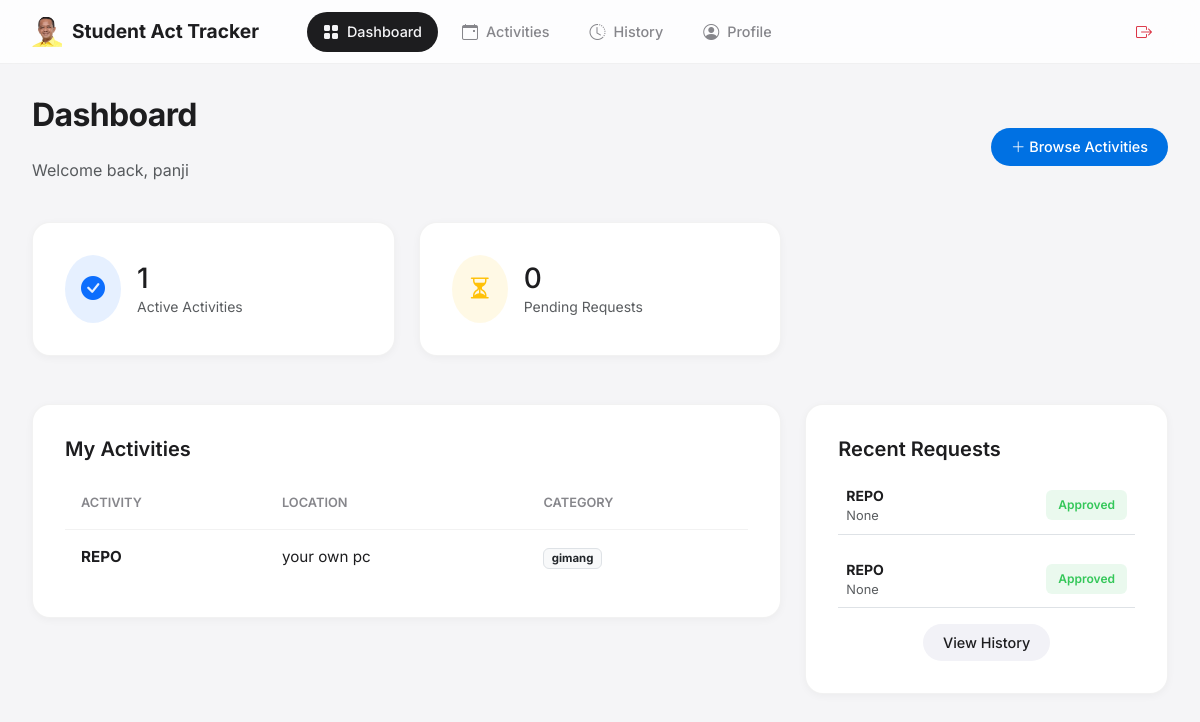
Before: /dashboard (signed in) with the older database file.
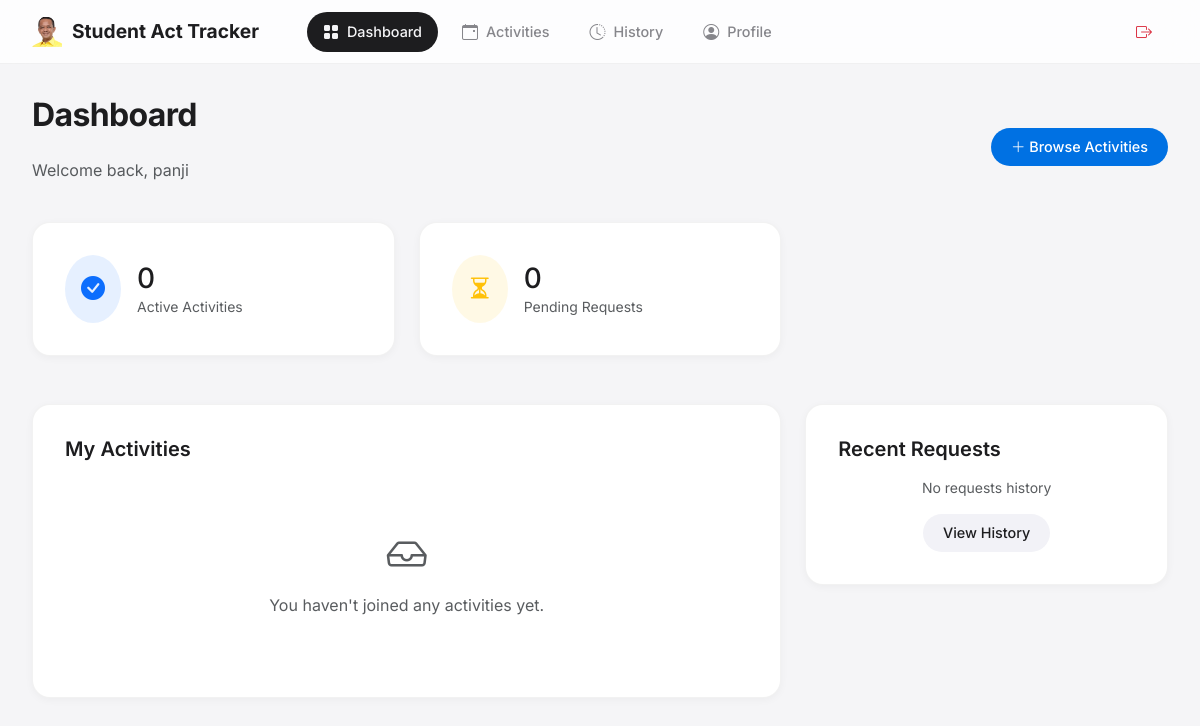
After: the same page with the newer database file.
### website/models.py (models this page shows)
class Activity(db.Model):
    __tablename__ = "activity"
    activityID = db.Column(db.Integer, primary_key=True)
    activityName = db.Column(db.String(30))
    activityCategory = db.Column(db.String(20))
    activityLocation = db.Column(db.String(50))
    activityDetails = db.Column(db.Text)
    activityStartDate = db.Column(db.Date)
    activityEndDate = db.Column(db.Date)
    activityFrequency = db.Column(db.String(20))
    advisorID = db.Column(db.Integer, db.ForeignKey("advisor.advisorID"))
    advisor = db.relationship("Advisor")

class Participation(db.Model):
    __tablename__ = "participation"
    participationID = db.Column(db.Integer, primary_key=True)
    dateApplied = db.Column(db.Date)
    applicationStatus = db.Column(db.String(20))
    approvalDate = db.Column(db.Date)
    advisorFeedback = db.Column(db.Text)
    achievements = db.Column(db.Text)
    studentID = db.Column(db.Integer, db.ForeignKey("students.studentID"))
    activityID = db.Column(db.Integer, db.ForeignKey("activity.activityID"))
    advisorID = db.Column(db.Integer, db.ForeignKey("advisor.advisorID"))
    student = db.relationship("Students")
    activity = db.relationship("Activity")
    advisor = db.relationship("Advisor")

### website/views.py (the view)
@views.route("/dashboard")
@login_required
def dashboard():
    if getattr(current_user, "role_type", None) != "student":
        if getattr(current_user, "role_type", None) == "advisor":
            if getattr(current_user, "is_admin", False):
                return redirect(url_for("admin.index"))
            return redirect(url_for("advisor.dashboard"))
        return redirect(url_for("auth.login"))
    joined = (
        Activity.query.join(Participation)
        .filter(
            Participation.studentID == current_user.studentID,
            Participation.applicationStatus == "Approved"
        )
        .all()
    )
    participations = Participation.query.filter_by(
        studentID=current_user.studentID
    ).all()
    return render_template(
        "dashboard.html",
        joined=joined,
        participations=participations
    )

### website/models.py (called while the page is built)
    @property
    def role_type(self):
        return "student"

### website/templates/dashboard.html
{% extends "base.html" %}
{% block content %}
<div class="d-flex justify-content-between align-items-center mb-4">
    <div>
        <h2>Dashboard</h2>
        <p class="text-muted">Welcome back, {{ current_user.studentFirstName }}</p>
    </div>
    <a href="{{ url_for('views.activities') }}" class="btn btn-primary btn-ios">
        <i class="bi bi-plus-lg"></i> Browse Activities
    </a>
</div>
<div class="row mb-4">
    <div class="col-md-4">
        <div class="ios-card d-flex align-items-center gap-3">
            <div class="bg-primary bg-opacity-10 p-3 rounded-circle text-primary">
                <i class="bi bi-check-circle-fill fs-4"></i>
            </div>
            <div>
                <div class="h3 mb-0">{{ joined|length }}</div>
                <div class="text-muted small">Active Activities</div>
            </div>
        </div>
    </div>
    <div class="col-md-4">
        <div class="ios-card d-flex align-items-center gap-3">
            <div class="bg-warning bg-opacity-10 p-3 rounded-circle text-warning">
                <i class="bi bi-hourglass-split fs-4"></i>
            </div>
            <div>
                <div class="h3 mb-0">{{ participations|selectattr("applicationStatus", "equalto", "Pending")|list|length }}</div>
                <div class="text-muted small">Pending Requests</div>
            </div>
        </div>
    </div>
</div>
<div class="row">
    <div class="col-lg-8">
        <div class="ios-card">
            <h3>My Activities</h3>
            {% if joined|length > 0 %}
            <table class="table-custom">
                <thead>
                    <tr>
                        <th>Activity</th>
                        <th>Location</th>
                        <th>Category</th>
                    </tr>
                </thead>
                <tbody>
                    {% for act in joined %}
                    <tr>
                        <td class="fw-bold">{{ act.activityName }}</td>
                        <td>{{ act.activityLocation }}</td>
                        <td><span class="badge bg-light text-dark border">{{ act.activityCategory }}</span></td>
                    </tr>
                    {% endfor %}
                </tbody>
            </table>
            {% else %}
            <div class="text-center py-5 text-muted">
                <i class="bi bi-inbox fs-1 d-block mb-2"></i>
                You haven't joined any activities yet.
            </div>
            {% endif %}
        </div>
    </div>
    <div class="col-lg-4">
        <div class="ios-card">
            <h3>Recent Requests</h3>
            <div class="vstack gap-3">
                {% for p in participations[:5] %}
                <div class="d-flex justify-content-between align-items-center p-2 border-bottom">
                    <div>
                        <div class="fw-bold small">{{ p.activity.activityName }}</div>
                        <div class="text-muted" style="font-size: 0.8rem;">{{ p.dateApplied }}</div>
                    </div>
                    <span class="badge-ios
                        {% if p.applicationStatus == 'Approved' %}bg-approved
                        {% elif p.applicationStatus == 'Rejected' %}bg-rejected
                        {% else %}bg-pending{% endif %}">
                        {{ p.applicationStatus }}
                    </span>
                </div>
                {% else %}
                <div class="text-muted small text-center">No requests history</div>
                {% endfor %}
            </div>
            <div class="mt-3 text-center">
                <a href="{{ url_for('views.activity_history') }}" class="btn btn-sm btn-secondary btn-ios">View History</a>
            </div>
        </div>
    </div>
</div>
{% endblock %}

Changed rows visible on the page:
no longer on this page (row unchanged): Activity: activityName "REPO", activityLocation "your own pc", activityCategory "gimang"
no longer on this page (row edited): Participation: activity.activityName "REPO", dateApplied "None", applicationStatus "Approved"
no longer on this page (row edited): Participation: activity.activityName "REPO", dateApplied "None", applicationStatus "Approved"
Other visible differences:
{{ joined|length }}: "1" → "0"
text no longer shown: "ACTIVITY LOCATION CATEGORY"
text now shown: "You haven't joined any activities yet. No requests history"
